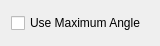
<?xml version="1.0" encoding="UTF-8"?>
<ui version="4.0">
 <class>DimAngular</class>
 <widget class="QWidget" name="DimAngular">
  <property name="geometry">
   <rect>
    <x>0</x>
    <y>0</y>
    <width>160</width>
    <height>46</height>
   </rect>
  </property>
  <layout class="QHBoxLayout">
   <item>
    <widget class="QCheckBox" name="UseMaxAngle">
     <property name="text">
      <string>Use Maximum Angle</string>
     </property>
     <property name="Shortcut">
      <string>,M</string>
     </property>
    </widget>
   </item>
  </layout>
 </widget>
 <resources/>
 <connections/>
</ui>
